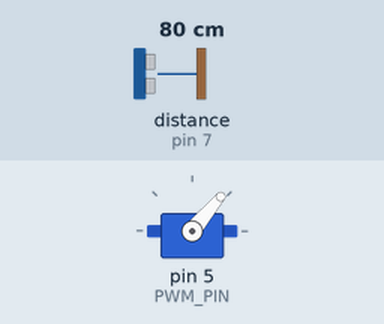
Bench run of a sketch on a simulated Arduino Uno, built with avr-gcc and run on an emulated ATmega328P. On the bench: servo. Inputs (shaded band) come from the test bench; at power-on: distance to the obstacle (sensor on pin 7) 80 cm. The echo pulse lasts 58.3 µs per cm; what the sketch prints to the serial monitor is not drawn.

Above: at 1.2 s.
1.3 s: distance to the obstacle (sensor on pin 7) set to 2 cm
At 3.4 s:
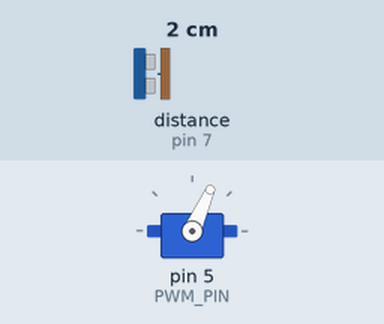
4.3 s: distance to the obstacle (sensor on pin 7) set to 250 cm
At 4.62 s:
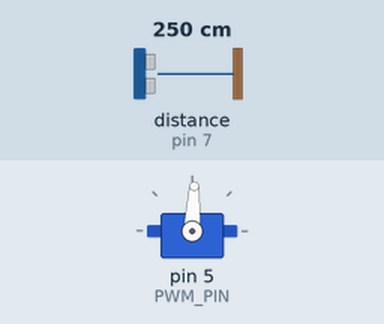
7.3 s: distance to the obstacle (sensor on pin 7) set to 206 cm
10.3 s: distance to the obstacle (sensor on pin 7) set to 196 cm
At 11.2 s:
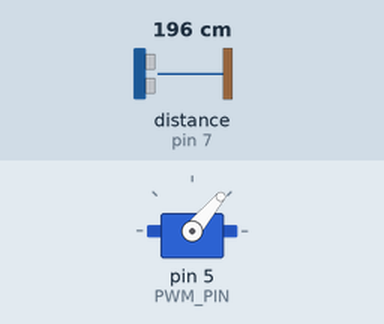
Timing chart, 0 to 13.0 s (numbered marks = the images above; inputs shaded):
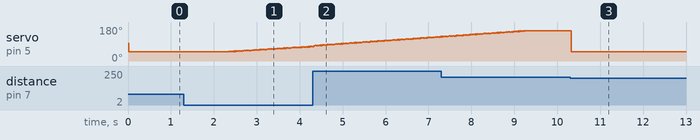

The sketch:

Control_PID.ino
```cpp
#include <Servo.h>
#include <NewPing.h>
#include <Adafruit_MPU6050.h>
#include <Adafruit_Sensor.h>
#include <Wire.h>
#include <NewPing.h>

//PINES
#define PWM_PIN 5
#define TRIGGER_PIN 6
#define ECHO_PIN 7
#define MAX_DISTANCE 200 //cm

//CREACION DEL SERVO
Servo servo;

//SENSOR DE ULTRASONIDO
NewPing sonar(TRIGGER_PIN, ECHO_PIN, MAX_DISTANCE);

//CREACION DE LA IMU
Adafruit_MPU6050 mpu;

//VARIABLES
const int posicion_inicial = 1500; //us
const float tiempo_1cm = 29.287;  //us
const unsigned long T_MUESTREO = 20000;  //20ms=50 Hz
float sesgo_x = 0;


//SETUP
void setup() {
  Serial.begin(115200);
  while (!Serial) {
    delay(10);
  }
  //SERVO
  servo.attach(PWM_PIN);
  servo.writeMicroseconds(posicion_inicial); // Posición inicial
  delay(10);
}

//FUNCION DE ENVÍO A MATLAB
void matlab_send(float dato1,float dato2,float dato3,float dato4,float dato5) {
  Serial.write("abcd"); //header
  byte *b = (byte *)&dato1;
  Serial.write(b, 4);
  b = (byte *)&dato2;
  Serial.write(b, 4);
  b = (byte *)&dato3;
  Serial.write(b, 4);
  b = (byte *)&dato4;
  Serial.write(b, 4);
  b = (byte *)&dato5;
  Serial.write(b, 4);
}


void loop() {

  //VARIABLES DE CONTROL
  static float ref = 16; //cm
  static float u_anterior = 0;
  static float u_anterior2 = 0;
  static float e_anterior = 0;
  static float e_anterior2 = 0;
  static unsigned long tiempo_anterior_inicial = 0;
  static unsigned long t_final = 0;

  unsigned long t_inicial = micros();
  float distancia = sonar.ping(MAX_DISTANCE) / 2.0 / tiempo_1cm;
  float e_actual = ref - distancia;

  // CONTROL PROPORCIONAL
  // float Kp = 2.7; // periodo de oscilacion 1.65 segundos => frecuencia de 0.606 Hz
  // float delta_Uk = Kp * e_actual;

  // CONTROL PI
  // float T = T_MUESTREO * 1e-6;
  // float Kp = 2;
  // float Ki = 1 ;
  // float delta_Uk = u_anterior + (Kp + Ki*T/2) *e_actual + (-Kp + Ki*T/2) *e_anterior;

  // CONTROL PID
  float T = T_MUESTREO * 1e-6;
  float Kp = 2;
  float Ki = 1;
  float Kd = 0.0001;
  float delta_Uk = (u_anterior2 + (Kp + Ki*T/2 + 2*Kd/T) *e_actual + (Ki*T - 4 * Kd/T) *e_anterior + (-Kp + Ki*T/2 + 2*Kd/T) *e_anterior2);

  //Ajuste PID Ziegler-Nichols
  // float T = T_MUESTREO * 1e-6;
  // float T0 = 1.65;
  // float K  = 2.7;
  // float Kp = K*0.6;
  // float Ki = K*1.2/T0;
  // float Kd = 3*K*T0/40;
  // float delta_Uk = (u_anterior2 + (Kp + Ki*T/2 + 2*Kd/T) *e_actual + (Ki*T - 4 * Kd/T) *e_anterior + (-Kp + Ki*T/2 + 2*Kd/T) *e_anterior2);

  float u_k = 90 + delta_Uk;
  u_k = constrain(u_k, 50, 160);
  servo.write((int)u_k);

  matlab_send(distancia,delta_Uk,e_actual,u_k,(T_MUESTREO - (t_final -  tiempo_anterior_inicial)));

  e_anterior2 = e_anterior;
  e_anterior = e_actual;
  u_anterior2 = u_anterior;
  u_anterior = delta_Uk;

  tiempo_anterior_inicial=t_inicial;
  delayMicroseconds(T_MUESTREO-16383);
  t_final = micros();
  delayMicroseconds((T_MUESTREO - (t_final - t_inicial))); //valores menosres a 16k
}
```

Measured:
- the behaviour switches between 201 and 200 cm on distance to the obstacle (sensor on pin 7) (found by bisection; images 2 and 3)
- after the input at 10.3 s, servo on pin 5 (PWM_PIN): 160° → 50° at once
